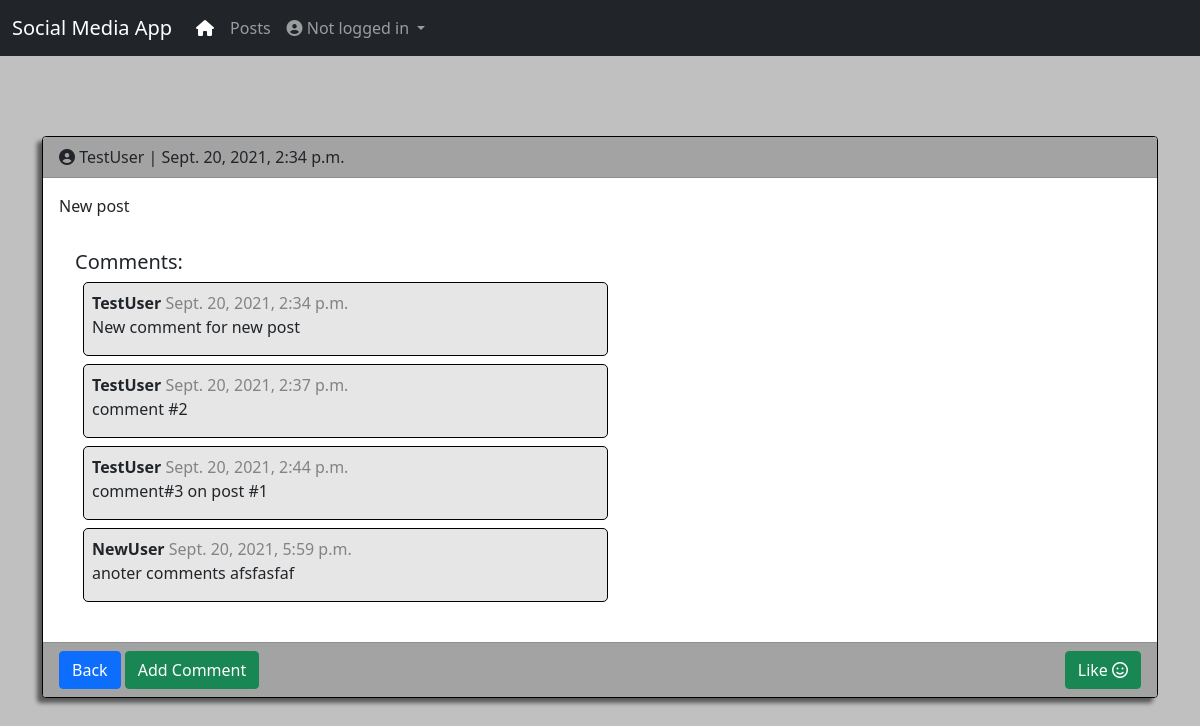
The page /posts/3/ on the database as committed earlier.
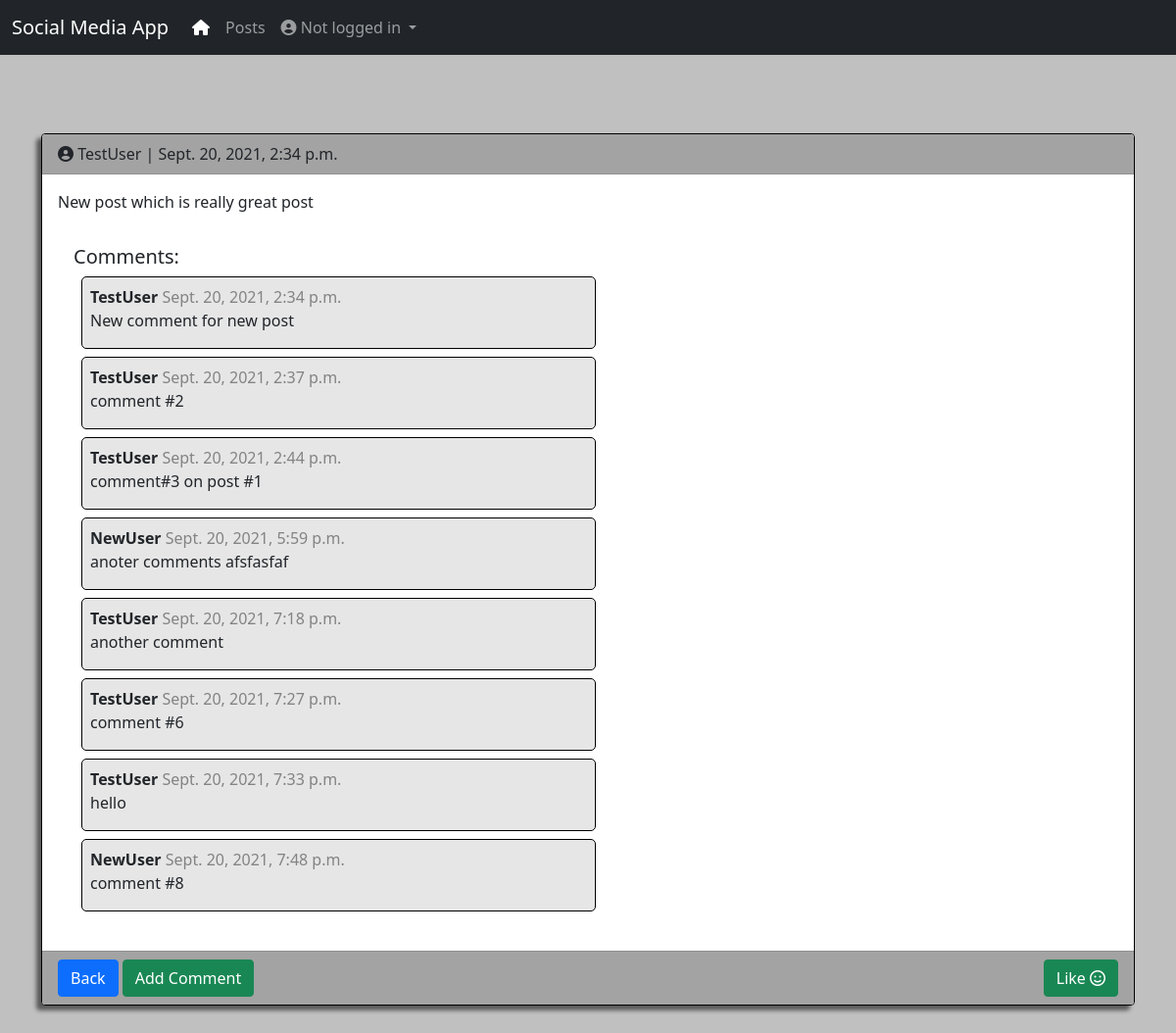
The same page on the database as committed later.
### posts/models.py (models this page shows, shortened)
class Post(models.Model):
    post_image = models.ImageField(null=True, blank=True, upload_to="images/")
    body = models.TextField()
    date = models.DateTimeField(auto_now_add=True)
    author = models.ForeignKey(get_user_model(), on_delete=models.CASCADE)
    likes = models.ManyToManyField(get_user_model(), related_name='likes')
    def total_likes(self):
        return self.likes.count()
    class Meta:
        ordering = ['-date',]

class Comment(models.Model):
    post = models.ForeignKey('Post', on_delete=models.CASCADE, related_name='comments')
    body = models.TextField()
    date = models.DateTimeField(auto_now_add=True)
    author = models.ForeignKey(get_user_model(), on_delete=models.CASCADE)

### accounts/models.py (models this page shows)
class CustomUser(AbstractUser):
    age = models.PositiveIntegerField(null=True, blank=True)

### posts/views.py (the view)
# urls.py: path('<int:pk>/', PostDetailView.as_view(), name='post_detail'),
class PostDetailView(DetailView):
    model = Post
    template_name = 'post_detail.html'
    def get_context_data(self, *args, **kwargs):
        context = super(PostDetailView, self).get_context_data(*args, **kwargs)
        stuff = get_object_or_404(Post, id=self.kwargs['pk'])
        total_likes = stuff.total_likes()
        liked = False
        if stuff.likes.filter(id=self.request.user.id).exists():
            liked = True
        context["total_likes"] = total_likes
        context["liked"] = liked
        return context

### templates/post_detail.html (shortened to what this page needs)
{% extends 'base.html' %}
{% block content %}
<div class="container" style="margin-bottom: 5rem;">
    <div class="card post-card">
        <div class="card-header">
            <div class="d-flex justify-content-between">
                <div>
                    <i class="fas fa-user-circle"></i> {{ post.author }} | {{ post.date }}
                </div>
            </div>
        </div>
        <div class="card-body">
        <p>{{ post.body }}</p>
<div class="card-body">
<h5>Comments:</h5>
{% if not post.comments.all %}
    No comments Yet...
{% else %}
    {% for comment in post.comments.all %}
    <div class="comment-box">
    <p><strong>{{ comment.author }}</strong> <span class="text-fade"> {{ comment.date }} </span><br>
        {{ comment.body }} <br>
        </p>
        </div>
    {% endfor %}
{% endif %}
</div>
</div>
<div class="card-footer">
    <div class="d-flex justify-content-between">
        <div>
            <a class="btn btn-primary" href="{% url 'post_list' %}">Back</a>
            <a class="btn btn-success" href="{% url 'add_comment_to_post' post.pk %}">Add Comment</a>
        </div>
        <div>
            <form action="{% url 'like_post' post.pk %}" method="POST">
                {% if liked %}
                <button type="submit", name="post_id", value="{{ post.id }}", class="btn btn-danger">
                    Unlike <i class="far fa-frown"></i></button>
                {% else %}
                <button type="submit", name="post_id", value="{{ post.id }}", class="btn btn-success">
                    Like <i class="far fa-smile"></i></button>
                {% endif %}
            </form>
        </div>
    </div>
</div>
    </div>
</div>
{% endblock content %}

Rows that differ between the two databases and show on the page:
changed Post "TestUser": body "New post" → "New post which is really great post"
added Comment: author "TestUser", date "Sept. 20, 2021, 7:18 p.m.", body "another comment"
added Comment: author "TestUser", date "Sept. 20, 2021, 7:27 p.m.", body "comment #6"
added Comment: author "TestUser", date "Sept. 20, 2021, 7:33 p.m.", body "hello"
added Comment: author "NewUser", date "Sept. 20, 2021, 7:48 p.m.", body "comment #8"
